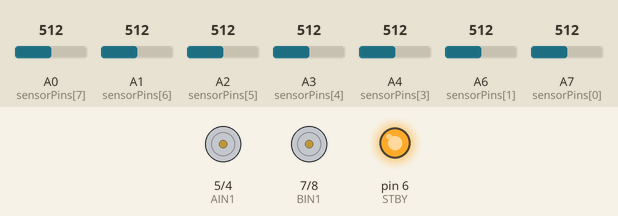
A sketch run on a simulated Arduino Nano, built with avr-gcc and run on an emulated ATmega328P. Parts: motor-driver pin pairs drawn as motors (green arrow = first pin HIGH = forward, orange = second pin HIGH = backward, longer = more drive, scaled by the enable pin, stopped while the standby pin is LOW), output pins drawn as LEDs (lit = HIGH). Inputs (shaded band) come from the test bench; at power-on: A0 (sensorPins[7]) = 512, A1 (sensorPins[6]) = 512, A2 (sensorPins[5]) = 512, A3 (sensorPins[4]) = 512, A4 (sensorPins[3]) = 512, A6 (sensorPins[1]) = 512, A7 (sensorPins[0]) = 512.

Above: at 0.1 s.
At 5.1 s:
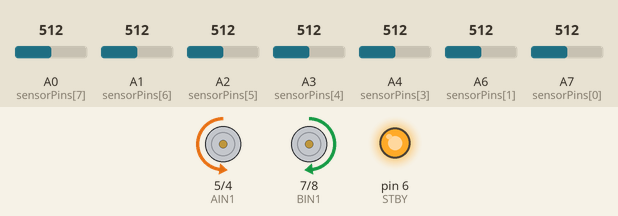
Timing chart, 0 to 6.6 s (numbered marks = the images above):
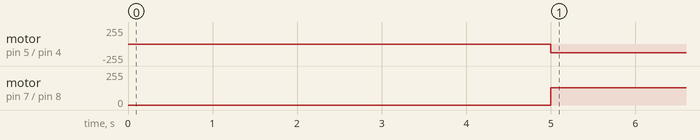

Measured:
- by itself, motor on pin 5 (AIN1) / pin 4 (AIN2): stopped → backward 130/255 at 5.0 s
- by itself, motor on pin 7 (BIN1) / pin 8 (BIN2): stopped → forward 130/255 at 5.0 s

The sketch:

code.ino
```cpp
/******************** SMART LINE FOLLOWER ********************
 * FEATURES:
 * ✔ Auto calibration (5 sec)
 * ✔ Auto threshold & normalization
 * ✔ PID line following
 * ✔ 90° LEFT / RIGHT hard turns (pattern based)
 * ✔ Line lost = SAME LOCATION SPIN
 * ✔ S5 (A5) DISABLED (FAULTY SENSOR)
 ************************************************************/

// ---------- SENSOR PINS (LEFT → RIGHT) ----------
const int sensorPins[8] = {A7, A6, A5, A4, A3, A2, A1, A0};
#define DEAD_SENSOR 2   // S5 = index 2 (A5)

// ---------- TB6612 MOTOR PINS ----------
#define PWMA 3
#define AIN1 5
#define AIN2 4
#define PWMB 9
#define BIN1 7
#define BIN2 8
#define STBY 6

// ---------- SENSOR DATA ----------
int sMin[8], sMax[8];
int raw[8];
float kSensor[8];   // 0.0 = white, 1.0 = black

// ---------- PID ----------
int weights[8] = {-7, -5, 0, -1, 1, 3, 5, 7}; // S5 weight = 0
float error = 0, lastError = 0;
float Kp = 25;
float Kd = 120;

// ---------- SPEED ----------
int baseSpeed = 120;
int sharpSpeed = 90;

// ---------- STATE ----------
int lastTurnDir = 0;   // -1 = left, +1 = right

// ============================================================
// ========================== SETUP ===========================
// ============================================================
void setup() {
  Serial.begin(9600);

  pinMode(PWMA, OUTPUT); pinMode(AIN1, OUTPUT); pinMode(AIN2, OUTPUT);
  pinMode(PWMB, OUTPUT); pinMode(BIN1, OUTPUT); pinMode(BIN2, OUTPUT);
  pinMode(STBY, OUTPUT);
  digitalWrite(STBY, HIGH);

  // init calibration
  for (int i = 0; i < 8; i++) {
    sMin[i] = 1023;
    sMax[i] = 0;
  }

  autoCalibrate();
}

// ============================================================
// ===================== AUTO CALIBRATION =====================
// ============================================================
void autoCalibrate() {
  unsigned long t0 = millis();
  while (millis() - t0 < 5000) {
    for (int i = 0; i < 8; i++) {
      if (i == DEAD_SENSOR) continue;   // <<< SKIP S5
      int v = analogRead(sensorPins[i]);
      if (v < sMin[i]) sMin[i] = v;
      if (v > sMax[i]) sMax[i] = v;
    }
  }
}

// ============================================================
// ======================= READ SENSORS =======================
// ============================================================
void readSensors() {
  for (int i = 0; i < 8; i++) {
    if (i == DEAD_SENSOR) {
      kSensor[i] = 0;    // <<< FORCE IGNORE
      continue;
    }
    raw[i] = analogRead(sensorPins[i]);
    int mapped = map(raw[i], sMin[i], sMax[i], 0, 1000);
    mapped = constrain(mapped, 0, 1000);
    kSensor[i] = mapped / 1000.0;
  }
}

// ============================================================
// ======================= PID ERROR ==========================
// ============================================================
float calcError() {
  float sum = 0, wsum = 0;
  for (int i = 0; i < 8; i++) {
    if (i == DEAD_SENSOR) continue;
    sum  += kSensor[i];
    wsum += weights[i] * kSensor[i];
  }
  if (sum == 0) return lastError;
  return wsum / sum;
}

// ============================================================
// =================== 90° TURN DETECTION =====================
// ============================================================
int detect90Turn() {

  // LEFT 90°
  if (kSensor[7] < 0.2 && kSensor[6] < 0.2 &&
      (kSensor[0] > 0.4 || kSensor[1] > 0.4)) {
    return -1;
  }

  // RIGHT 90°
  if (kSensor[0] < 0.2 && kSensor[1] < 0.2 &&
      (kSensor[6] > 0.4 || kSensor[7] > 0.4)) {
    return 1;
  }

  return 0;
}

// ============================================================
// ===================== LINE LOST CHECK ======================
// ============================================================
bool isLineLost() {
  for (int i = 0; i < 8; i++) {
    if (i == DEAD_SENSOR) continue;
    if (kSensor[i] > 0.25) return false;
  }
  return true;
}

bool centerFound() {
  return (kSensor[3] > 0.4 || kSensor[4] > 0.4);
}

// ============================================================
// ======================= MOTOR ==============================
// ============================================================
void setMotor(int l, int r) {
  l = constrain(l, -255, 255);
  r = constrain(r, -255, 255);

  digitalWrite(AIN1, l >= 0);
  digitalWrite(AIN2, l < 0);
  digitalWrite(BIN1, r >= 0);
  digitalWrite(BIN2, r < 0);

  analogWrite(PWMA, abs(l));
  analogWrite(PWMB, abs(r));
}

// ============================================================
// =========================== LOOP ===========================
// ============================================================
void loop() {

  readSensors();

  int turn90 = detect90Turn();

  if (turn90 == -1) {
    setMotor(-150, 150);
    lastTurnDir = -1;
    return;
  }

  if (turn90 == 1) {
    setMotor(150, -150);
    lastTurnDir = 1;
    return;
  }

  if (isLineLost()) {
    if (lastTurnDir <= 0)
      setMotor(-130, 130);
    else
      setMotor(130, -130);
    return;
  }

  float e = calcError();
  float d = e - lastError;
  lastError = e;

  float pid = (Kp * e) + (Kd * d);

  int base = baseSpeed;
  if (abs(e) > 0.6) base = sharpSpeed;

  setMotor(base + pid, base - pid);
}
```
